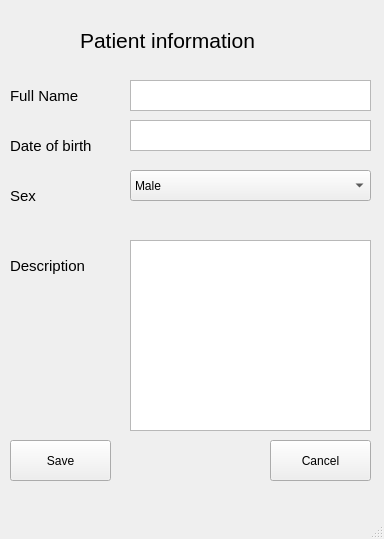
<?xml version="1.0" encoding="UTF-8"?>
<ui version="4.0">
 <class>SaveInfo</class>
 <widget class="QMainWindow" name="SaveInfo">
  <property name="geometry">
   <rect>
    <x>0</x>
    <y>0</y>
    <width>384</width>
    <height>539</height>
   </rect>
  </property>
  <property name="windowTitle">
   <string>SaveInfo</string>
  </property>
  <widget class="QWidget" name="centralwidget">
   <widget class="QComboBox" name="comboBox">
    <property name="geometry">
     <rect>
      <x>130</x>
      <y>170</y>
      <width>241</width>
      <height>31</height>
     </rect>
    </property>
    <property name="editable">
     <bool>false</bool>
    </property>
    <item>
     <property name="text">
      <string>Male</string>
     </property>
    </item>
    <item>
     <property name="text">
      <string>Female</string>
     </property>
    </item>
   </widget>
   <widget class="QLabel" name="label">
    <property name="geometry">
     <rect>
      <x>80</x>
      <y>10</y>
      <width>271</width>
      <height>61</height>
     </rect>
    </property>
    <property name="font">
     <font>
      <pointsize>16</pointsize>
     </font>
    </property>
    <property name="text">
     <string>Patient information</string>
    </property>
   </widget>
   <widget class="QLabel" name="label_2">
    <property name="geometry">
     <rect>
      <x>10</x>
      <y>80</y>
      <width>101</width>
      <height>31</height>
     </rect>
    </property>
    <property name="font">
     <font>
      <pointsize>11</pointsize>
     </font>
    </property>
    <property name="text">
     <string>Full Name</string>
    </property>
   </widget>
   <widget class="QLabel" name="label_3">
    <property name="geometry">
     <rect>
      <x>10</x>
      <y>130</y>
      <width>111</width>
      <height>31</height>
     </rect>
    </property>
    <property name="font">
     <font>
      <pointsize>11</pointsize>
     </font>
    </property>
    <property name="text">
     <string>Date of birth</string>
    </property>
   </widget>
   <widget class="QLabel" name="label_4">
    <property name="geometry">
     <rect>
      <x>10</x>
      <y>180</y>
      <width>111</width>
      <height>31</height>
     </rect>
    </property>
    <property name="font">
     <font>
      <pointsize>11</pointsize>
     </font>
    </property>
    <property name="text">
     <string>Sex</string>
    </property>
   </widget>
   <widget class="QLabel" name="label_5">
    <property name="geometry">
     <rect>
      <x>10</x>
      <y>250</y>
      <width>111</width>
      <height>31</height>
     </rect>
    </property>
    <property name="font">
     <font>
      <pointsize>11</pointsize>
     </font>
    </property>
    <property name="text">
     <string>Description</string>
    </property>
   </widget>
   <widget class="QPushButton" name="pushButton">
    <property name="geometry">
     <rect>
      <x>10</x>
      <y>440</y>
      <width>101</width>
      <height>41</height>
     </rect>
    </property>
    <property name="text">
     <string>Save</string>
    </property>
   </widget>
   <widget class="QPushButton" name="pushButton_2">
    <property name="geometry">
     <rect>
      <x>270</x>
      <y>440</y>
      <width>101</width>
      <height>41</height>
     </rect>
    </property>
    <property name="text">
     <string>Cancel</string>
    </property>
   </widget>
   <widget class="QPlainTextEdit" name="plainTextEdit">
    <property name="geometry">
     <rect>
      <x>130</x>
      <y>80</y>
      <width>241</width>
      <height>31</height>
     </rect>
    </property>
   </widget>
   <widget class="QPlainTextEdit" name="plainTextEdit_2">
    <property name="geometry">
     <rect>
      <x>130</x>
      <y>120</y>
      <width>241</width>
      <height>31</height>
     </rect>
    </property>
   </widget>
   <widget class="QPlainTextEdit" name="plainTextEdit_3">
    <property name="geometry">
     <rect>
      <x>130</x>
      <y>240</y>
      <width>241</width>
      <height>191</height>
     </rect>
    </property>
   </widget>
  </widget>
  <widget class="QStatusBar" name="statusbar"/>
 </widget>
 <resources/>
 <connections/>
</ui>
